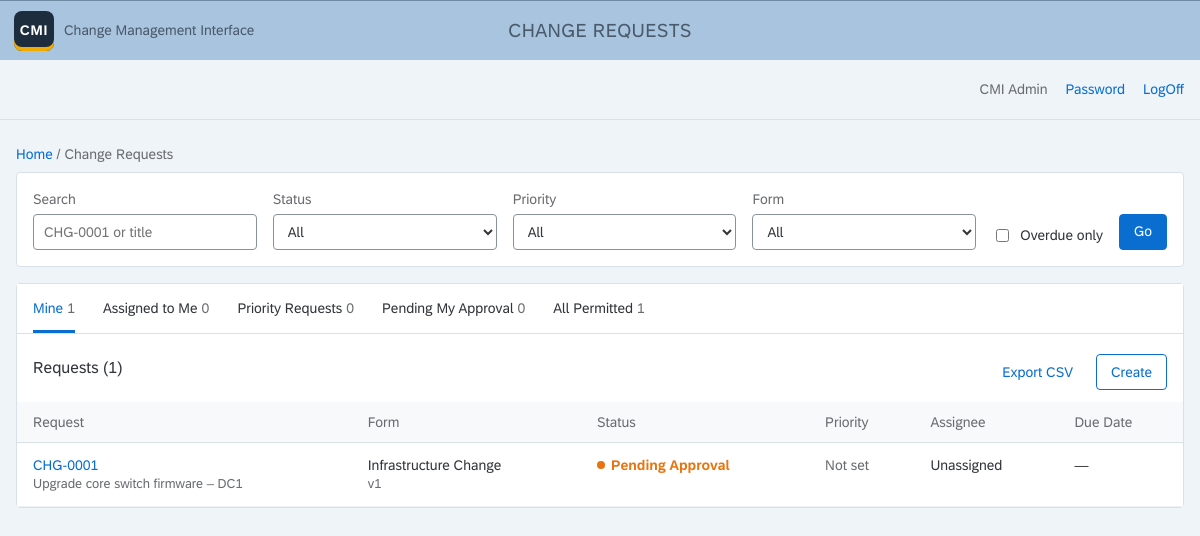
Page /tickets (signed in) on the committed database.
### models.py (models this page shows, shortened)
class User(db.Model):
    id = db.Column(db.Integer, primary_key=True)
    email = db.Column(db.String(255), unique=True, nullable=False)
    name = db.Column(db.String(120), nullable=False)
    is_core = db.Column(db.Boolean, default=False, nullable=False)
    password_hash = db.Column(db.String(255))
    active = db.Column(db.Boolean, default=True, nullable=False)
    failed_logins = db.Column(db.Integer, default=0, nullable=False)
    locked_until = db.Column(db.DateTime)
    created_at = db.Column(db.DateTime, default=utcnow, nullable=False)
    deleted_at = db.Column(db.DateTime)  # soft delete: hidden everywhere; restore by clearing it (and setting active) in the DB
    profiles = db.relationship("PermissionProfile", secondary="user_profile", back_populates="users")
    def can(self, perm):
        return any(perm in p.permissions for p in self.profiles)

class Ticket(db.Model):
    id = db.Column(db.Integer, primary_key=True)
    title = db.Column(db.String(200), nullable=False)
    form_version_id = db.Column(db.ForeignKey("form_version.id"), nullable=False)
    values = db.Column(db.JSON, default=dict, nullable=False)
    status = db.Column(db.String(30), default="New", nullable=False)
    priority = db.Column(db.String(20))  # None = not set yet
    requester_id = db.Column(db.ForeignKey("user.id"), nullable=False)
    assignee_id = db.Column(db.ForeignKey("user.id"))
    due_date = db.Column(db.Date)
    row_version = db.Column(db.Integer, default=1, nullable=False)   # bumped on every change: conflict detection
    data_version = db.Column(db.Integer, default=1, nullable=False)  # bumped when form values change: what approvers reviewed
    approval_round = db.Column(db.Integer, default=0, nullable=False)
    created_at = db.Column(db.DateTime, default=utcnow, nullable=False)
    updated_at = db.Column(db.DateTime, default=utcnow, onupdate=utcnow, nullable=False)
    closed_at = db.Column(db.DateTime)
    form_version = db.relationship("FormVersion")
    requester = db.relationship("User", foreign_keys=[requester_id])
    assignee = db.relationship("User", foreign_keys=[assignee_id])
    comments = db.relationship("Comment", order_by="Comment.created_at")
    history = db.relationship("TicketHistory", order_by="TicketHistory.id.desc()")
    priority_requests = db.relationship("PriorityRequest", order_by="PriorityRequest.created_at.desc()",
                                        back_populates="ticket")
    approvals = db.relationship("TicketApproval", order_by="(TicketApproval.round.desc(), TicketApproval.stage_index)",
                                back_populates="ticket")
    attachments = db.relationship("Attachment", order_by="Attachment.id", back_populates="ticket")
    watchers = db.relationship("User", secondary="ticket_watcher", order_by="User.name")
    @property
    def number(self):
        return f"CHG-{self.id:04d}"
    @property
    def open_priority_requests(self):
        return [r for r in self.priority_requests if r.status == "open"]

class Form(db.Model):
    id = db.Column(db.Integer, primary_key=True)
    key = db.Column(db.String(60), unique=True, nullable=False)
    name = db.Column(db.String(120), nullable=False)
    description = db.Column(db.String(255), default="", nullable=False)
    draft = db.Column(db.JSON, default=lambda: {"fields": []}, nullable=False)  # edited freely, published as a version
    archived = db.Column(db.Boolean, default=False, nullable=False)
    workflow = db.Column(db.JSON, default=list, nullable=False)
    default_assignee_id = db.Column(db.ForeignKey("user.id"))
    deleted_at = db.Column(db.DateTime)  # soft delete: hidden everywhere; restore by clearing it in the DB
    versions = db.relationship("FormVersion", order_by="FormVersion.version", back_populates="form")
    @classmethod
    def live(cls):
        return cls.query.filter(cls.deleted_at.is_(None))
    default_assignee = db.relationship("User")

class FormVersion(db.Model):
    id = db.Column(db.Integer, primary_key=True)
    form_id = db.Column(db.ForeignKey("form.id"), nullable=False)
    version = db.Column(db.Integer, nullable=False)
    schema = db.Column(db.JSON, nullable=False)  # {"fields": [{id, label, type, required, options, ...}]}
    published_at = db.Column(db.DateTime, default=utcnow, nullable=False)
    published_by_id = db.Column(db.ForeignKey("user.id"))
    form = db.relationship("Form", back_populates="versions")
    published_by = db.relationship("User")
    __table_args__ = (db.UniqueConstraint("form_id", "version"),)

### app.py (the view, shortened to what this page needs)
@app.get("/tickets")
def tickets():
    u, args = g.user, request.args
    tab = args.get("tab", "mine")
    if tab not in TABS or (tab == "all" and not u.can("ticket.view")):
        tab = "mine"
    q = Ticket.query
    if tab == "mine":
        q = q.filter(Ticket.requester_id == u.id)
    elif tab == "assigned":
        q = q.filter(Ticket.assignee_id == u.id)
    elif tab == "priority":
        q = q.filter(Ticket.priority_requests.any(
            (PriorityRequest.requested_to_id == u.id) & (PriorityRequest.status == "open")))
    elif tab == "approvals":
        q = q.filter(Ticket.id.in_([t.id for t in awaiting_my_approval(u)]))
    text = args.get("q", "").strip()
    if parse_number(text) and text.upper().startswith("CHG-"):
        q = q.filter(Ticket.id == parse_number(text))
    elif text:
        q = q.filter(Ticket.title.ilike(f"%{text}%"))
    if args.get("status"):
        q = q.filter(Ticket.status == args["status"])
    if args.get("priority"):
        q = q.filter(Ticket.priority.is_(None) if args["priority"] == "Not set" else Ticket.priority == args["priority"])
    if args.get("form"):
        q = q.join(FormVersion).join(Form).filter(Form.key == args["form"])
    if args.get("overdue"):
        q = q.filter(Ticket.due_date < date.today(), Ticket.status.notin_(["Closed", "Rejected"]))
    rows = q.order_by(Ticket.id.desc()).limit(5000 if args.get("export") else 500).all()  # ponytail: add paging past 500
    tabs = {k: v for k, v in TABS.items() if k != "all" or u.can("ticket.view")}
    return render_template("tickets.html", rows=rows, tab=tab, tabs=tabs, counts=counts(u),
                           forms=Form.live().order_by(Form.name).all())

### app.py (called while the page is built)
@app.before_request
def guard():
    if request.method == "POST":
        token = session.get("_csrf")
        if not token or not secrets.compare_digest(request.form.get("_csrf", ""), token):
            abort(400, "Form expired. Reload the page and try again.")
    g.user = db.session.get(User, session["uid"]) if "uid" in session else None
    if g.user and not g.user.active:
        session.clear()
        g.user = None
    if not g.user and request.endpoint not in PUBLIC_ENDPOINTS:
        return redirect(url_for("login"))

@app.after_request
def security_headers(resp):
    resp.headers.setdefault("Content-Security-Policy", "default-src 'self'; style-src 'self' 'unsafe-inline'; "
                            "img-src 'self' data:; frame-ancestors 'none'; form-action 'self'")
    resp.headers.setdefault("X-Content-Type-Options", "nosniff")
    resp.headers.setdefault("Referrer-Policy", "same-origin")
    return resp

@app.context_processor
def template_globals():
    if "_csrf" not in session:
        session["_csrf"] = secrets.token_urlsafe(32)
    return dict(csrf=session["_csrf"])

@app.template_filter("d")
def fmt_d(value):
    return value.strftime("%d %b %Y") if value else "—"

def parse_number(text):
    text = (text or "").strip().upper().removeprefix("CHG-")
    return int(text) if text.isdigit() else None

def awaiting_my_approval(u):
    candidates = Ticket.query.filter(Ticket.status == "Pending Approval", Ticket.approvals.any(
        (TicketApproval.approver_id == u.id) & TicketApproval.decision.is_(None))).all()
    return [t for t in candidates if pending_for(u, t)]

def counts(u):
    return dict(
        mine=Ticket.query.filter_by(requester_id=u.id).count(),
        assigned=Ticket.query.filter(Ticket.assignee_id == u.id, Ticket.status != "Closed").count(),
        priority=PriorityRequest.query.filter_by(requested_to_id=u.id, status="open").count(),
        approvals=len(awaiting_my_approval(u)),
        all=Ticket.query.count() if u.can("ticket.view") else None,
    )

### templates/tickets.html (shortened to what this page needs)
{% extends "base.html" %}
{% from "_macros.html" import status, priority %}
{% block shell %}Change Requests{% endblock %}
{% block body %}
<main class="page">
  <div class="breadcrumb"><a href="{{ url_for('home') }}">Home</a> / Change Requests</div>
  <form class="panel filterbar" method="get">
    <div><label for="q">Search</label><input id="q" name="q" type="search" value="{{ request.args.q }}" placeholder="CHG-0001 or title"></div>
    <div><label for="st">Status</label>
      <select id="st" name="status"><option value="">All</option>
        {% for s in STATUSES %}<option {% if request.args.status == s %}selected{% endif %}>{{ s }}</option>{% endfor %}</select></div>
    <div><label for="pr">Priority</label>
      <select id="pr" name="priority"><option value="">All</option>
        {% for p in PRIORITIES + ['Not set'] %}<option {% if request.args.priority == p %}selected{% endif %}>{{ p }}</option>{% endfor %}</select></div>
    <div><label for="fm">Form</label>
      <select id="fm" name="form"><option value="">All</option>
        {% for f in forms %}<option value="{{ f.key }}" {% if request.args.form == f.key %}selected{% endif %}>{{ f.name }}</option>{% endfor %}</select></div>
    <label class="check"><input type="checkbox" name="overdue" value="1" {% if request.args.overdue %}checked{% endif %}> Overdue only</label>
    <button class="btn emph" type="submit">Go</button>
  </form>
  <div class="panel">
    <nav class="tabs">
      {% for key, label in tabs.items() %}
      <a href="{{ url_for('tickets', tab=key) }}" {% if key == tab %}aria-current="page"{% endif %}>{{ label }}<span class="n">{{ counts[key] }}</span></a>
      {% endfor %}
    </nav>
    <div class="table-toolbar">
      <h3>Requests ({{ rows|length }})</h3>
      <div class="actions">
        <a class="btn transparent" href="{{ url_for('tickets', export='csv', **request.args.to_dict()) }}">Export CSV</a>
        {% if g.user.can('ticket.create') %}<a class="btn" href="{{ url_for('ticket_new') }}">Create</a>{% endif %}
      </div>
    </div>
    <div class="table-wrap">
      <table>
        <thead><tr><th>Request</th><th>Form</th><th>Status</th><th>Priority</th><th>Assignee</th><th>Due Date</th></tr></thead>
        <tbody>
          {% for t in rows %}
          <tr>
            <td><a href="{{ url_for('ticket_detail', tid=t.id) }}">{{ t.number }}</a><span class="sub">{{ t.title }}</span></td>
            <td>{{ t.form_version.form.name }}<span class="sub">v{{ t.form_version.version }}</span></td>
            <td>{{ status(t.status) }}</td>
            <td>{{ priority(t.priority) }}{% if not t.priority and t.open_priority_requests %}<span class="sub">Requested</span>{% endif %}</td>
            <td>{{ t.assignee.name if t.assignee else 'Unassigned' }}</td>
            <td>{{ t.due_date|d }}</td>
          </tr>
          {% else %}
          <tr><td colspan="6" class="empty">No requests found.</td></tr>
          {% endfor %}
        </tbody>
      </table>
    </div>
  </div>
</main>
{% endblock %}

### templates/base.html (shortened to what this page needs)
<!doctype html>
<html lang="en">
<head>
<link rel="stylesheet" href="{{ url_for('static', filename='fiori.css') }}">
</head>
<body>
<header class="shell">
  <a class="logo" href="{{ url_for('home') }}"><b>CMI</b><span>Change Management Interface</span></a>
  <span class="shell-title">{% block shell %}{% endblock %}</span>
</header>
{% if g.user %}
<div class="subbar">
  <span class="user">{{ g.user.name }}</span>
  {% if g.user.is_core %}<a href="{{ url_for('account') }}">Password</a>{% endif %}
  <a href="{{ url_for('logout') }}">LogOff</a>
</div>
{% endif %}
{% block body %}{% endblock %}
</body>
</html>

### templates/_macros.html (shortened to what this page needs)
{% macro status(s) %}<span class="status {{ STATUS_CLASS.get(s, 'neutral') }}">{{ s }}</span>{% endmacro %}
{% macro priority(p) %}{% if p %}<span class="status {{ PRIORITY_CLASS[p] }}">{{ p }}</span>{% else %}<span class="muted">Not set</span>{% endif %}{% endmacro %}

### static/fiori.css (style rules this page uses)
:root { --shell: #a9c4df; --shell-text: #4a5a6a; --page: #eff4f9; --surface: #fff; --border: #d9e1e8; --rule: #c4cbd2; --text: #32363a; --muted: #6a6d70; --link: #0a6ed1; --brand: #0a6ed1; --brand-hover: #085caf; --positive: #107e3e; --negative: #bb0000; --critical: #e9730c; --info: #0a6ed1; --neutral: #6a6d70; }
* { box-sizing: border-box; }
body { margin: 0; font: 400 14px/1.45 "72", "72full", Arial, Helvetica, sans-serif; color: var(--text); background: var(--page); }
a { color: var(--link); text-decoration: none; }
.shell { height: 60px; display: grid; grid-template-columns: 1fr auto 1fr; align-items: center; padding: 0 14px; background: var(--shell); border-top: 1px solid #6f8aa3; }
.shell-title { color: var(--shell-text); font-size: 19px; letter-spacing: .02em; text-transform: uppercase; }
.logo { justify-self: start; display: inline-flex; align-items: center; gap: 10px; color: var(--shell-text); font-size: 14px; }
.logo b { display: grid; place-items: center; width: 40px; height: 40px; border-radius: 8px; background: #1d2d3e; color: #fff; font-size: 14px; letter-spacing: .06em; box-shadow: inset 0 -4px 0 #f0ab00; }
.subbar { height: 60px; display: flex; justify-content: flex-end; align-items: center; gap: 18px; padding: 0 16px; border-bottom: 1px solid var(--border); }
.subbar .user { color: var(--muted); }
.page { padding: 24px 16px 96px; }
.panel { background: var(--surface); border: 1px solid var(--border); border-radius: 4px; }
.breadcrumb { font-size: 14px; color: var(--muted); margin-bottom: 8px; }
.btn { font: inherit; height: 36px; padding: 0 14px; border-radius: 4px; cursor: pointer; border: 1px solid var(--brand); background: var(--surface); color: var(--brand); }
.btn.emph { background: var(--brand); color: #fff; }
.btn.transparent { border-color: transparent; }
label { display: block; color: var(--muted); font-size: 14px; margin-bottom: 4px; }
input, select, textarea { font: inherit; color: var(--text); width: 100%; height: 36px; padding: 0 10px; border: 1px solid #89919a; border-radius: 4px; background: var(--surface); }
.filterbar { display: flex; flex-wrap: wrap; gap: 12px 16px; align-items: end; padding: 16px; margin-bottom: 16px; }
.filterbar > div { flex: 1 1 180px; }
.filterbar > .btn { flex: none; }
.tabs { display: flex; gap: 28px; padding: 0 16px; border-bottom: 1px solid var(--border); background: var(--surface); }
.tabs a { padding: 14px 0 12px; color: var(--text); border-bottom: 3px solid transparent; }
.tabs a[aria-current] { color: var(--brand); border-bottom-color: var(--brand); text-decoration: none; }
.tabs .n { color: var(--muted); margin-left: 4px; }
.table-wrap { overflow-x: auto; }
table { width: 100%; border-collapse: collapse; background: var(--surface); }
th { text-align: left; font-weight: 400; color: var(--muted); padding: 10px 16px; border-bottom: 1px solid var(--border); background: #f7f9fb; white-space: nowrap; }
td { padding: 12px 16px; border-bottom: 1px solid #eef1f4; vertical-align: top; }
td .sub { display: block; color: var(--muted); font-size: 13px; }
.table-toolbar { display: flex; justify-content: space-between; align-items: center; padding: 12px 16px; background: var(--surface); }
.table-toolbar h3 { margin: 0; font-weight: 400; font-size: 16px; }
.status { font-weight: 700; white-space: nowrap; }
.status.critical { color: var(--critical); }
.status::before { content: ""; display: inline-block; width: 8px; height: 8px; border-radius: 50%; background: currentColor; margin-right: 6px; vertical-align: 1px; }
.check { display: flex; gap: 8px; align-items: center; color: var(--text); }
.check input { width: auto; height: auto; }
.actions { display: flex; gap: 8px; justify-content: flex-end; margin-top: 8px; }
.muted { color: var(--muted); }
a.btn { display: inline-flex; align-items: center; text-decoration: none; }

### rows in the picture
User: user.name "CMI Admin"
Ticket: number "CHG-0001", title "Upgrade core switch firmware – DC1", form_version.form.name "Infrastructure Change", form_version.version "1", status "Pending Approval", assignee "Unassigned", due_date|d "—"

### other values in the picture
{{ label }} "Mine" "Assigned to Me" "Priority Requests" "Pending My Approval" "All Permitted"
{{ counts[key] }} "1" "0" "0" "0" "1"
{{ rows|length }} "1"
